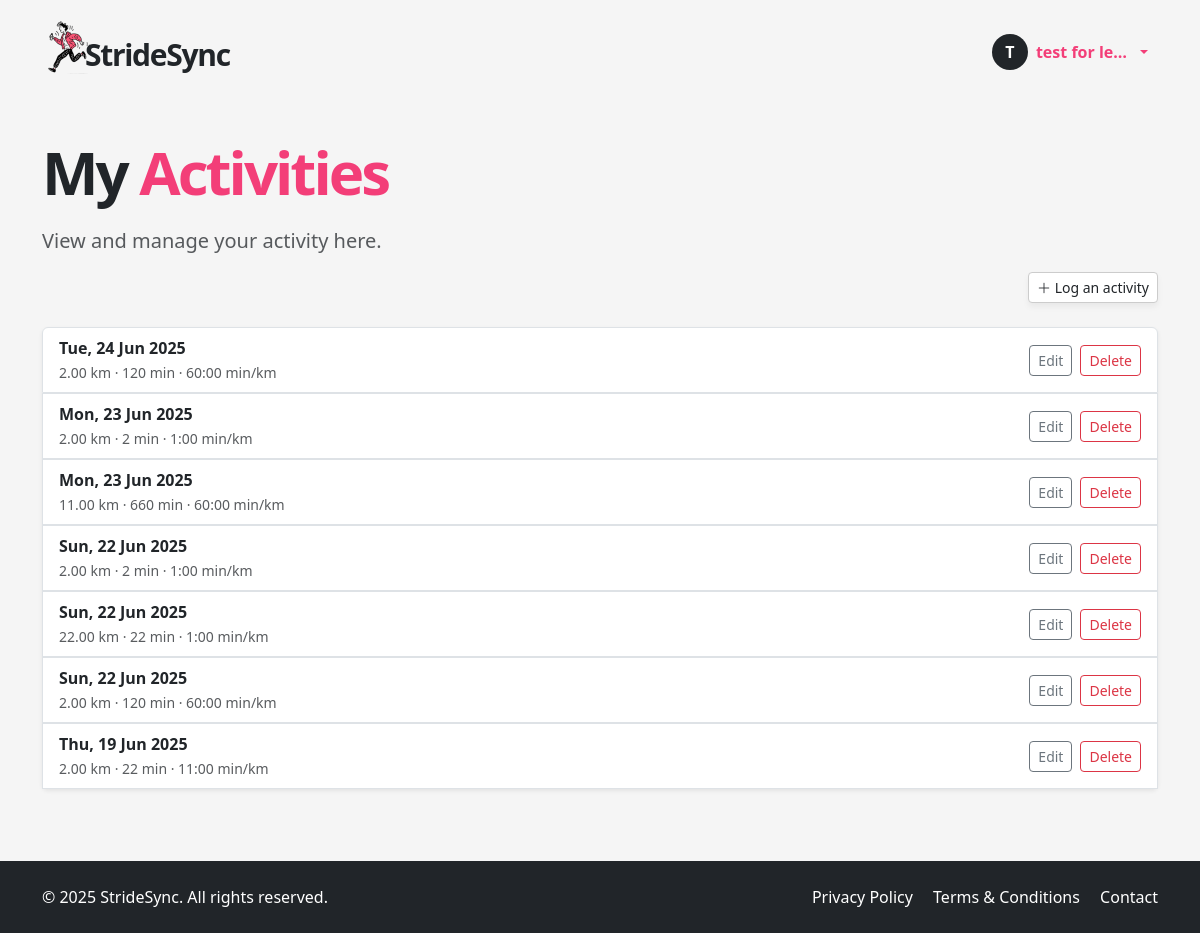
/my-activities (signed in), run on the app's committed database.
### app/models.py (models this page shows, shortened)
class User(UserMixin, db.Model):
    __tablename__ = "users"
    id = sa.Column(sa.Integer, primary_key=True)
    email = sa.Column(sa.String(120), unique=True, nullable=False, index=True)
    password_hash = sa.Column(sa.String(256))
    username = sa.Column(sa.String(64), unique=True, nullable=False, index=True)
    role = sa.Column(sa.Enum(UserRole), default=UserRole.USER, nullable=False)
    is_verified = sa.Column(sa.Boolean, default=False)
    verification_token = sa.Column(sa.String(128), nullable=False, default=lambda: secrets.token_urlsafe(32))
    unit_preference = Column(String(2), default='km')  # 'km' or 'mi'
    notify_group_activity = Column(Boolean, default=True)
    is_public_profile = Column(Boolean, default=False)
    reset_token = db.Column(db.String, nullable=True)
    reset_token_expiry = db.Column(db.DateTime, nullable=True)
    runs = so.relationship("Run", back_populates="user", cascade="all, delete-orphan")
    groups = so.relationship("Group", secondary=user_groups, back_populates="members")
    admin_of_groups = so.relationship("Group", secondary=group_admins, back_populates="admins")

class Run(db.Model):
    __tablename__ = "runs"
    id = sa.Column(sa.Integer, primary_key=True)
    date = sa.Column(sa.DateTime(timezone=True), index=True)
    distance = sa.Column(Numeric(precision=8, scale=2))  # replaces sa.Integer
    time = sa.Column(sa.Integer)      # seconds (duration)
    pace = sa.Column(sa.Integer)      # seconds per km
    user_id = sa.Column(sa.Integer, sa.ForeignKey("users.id"), index=True)
    user = so.relationship("User", back_populates="runs")
    groups = so.relationship("Group", secondary=run_groups, back_populates="runs")

### app/routes.py (the view)
@app.route('/my-activities')
@login_required
def my_activities():
    runs = db.session.scalars(
        sa.select(Run).where(Run.user_id == current_user.id).order_by(Run.date.desc())
    ).all()
    form = LogActivityForm()
    form.groups.choices = [(g.id, g.name) for g in current_user.groups]
    edit_form = EditRunForm()
    edit_form.groups.choices = [(g.id, g.name) for g in current_user.groups]
    delete_form = DeleteRunForm()
    return render_template(
        "my_activities.html",
        runs=runs,
        form=form,
        edit_form=edit_form,
        delete_form=delete_form,
        user=current_user
    )

### app/models.py (called while the page is built)
@login.user_loader
def load_user(id):
    return db.session.get(User, int(id))

### app/templates/my_activities.html (shortened to what this page needs)
{% extends "base.html" %}
{% block content %}
<section class="py-5">
  <div class="container">
    <h1 class="display-4 fw-bold mb-4 hero-title">My <span>Activities</span></h1>
    <p class="lead text-muted ">View and manage your activity here.</p>
    <div class="mb-4 justify-content-end d-flex">
      <a href="#" class="btn btn-soft btn-sm" data-bs-toggle="modal" data-bs-target="#logActivityModal">
          <i class="bi bi-plus-lg"></i> Log an activity
        </a>
    </div>
    {% if runs %}
    <div class="list-group shadow-sm">
      {% for run in runs %}
        <div class="list-group-item d-flex justify-content-between align-items-center">
          <div>
            <strong>{{ run.date.strftime('%a, %d %b %Y') }}</strong><br>
            <small class="text-muted">
              {{ run.distance }} km · {{ run.time // 60 }} min ·
              {{ "%d:%02d" % (run.pace // 60, run.pace % 60) }} min/km
            </small>
          </div>
          <div class="d-flex gap-2">
            <button class="btn btn-sm btn-outline-secondary" data-bs-toggle="modal" data-bs-target="#editRunModal{{ run.id }}">Edit</button>
            <button class="btn btn-sm btn-outline-danger" data-bs-toggle="modal" data-bs-target="#deleteRunModal{{ run.id }}">Delete</button>
          </div>
        </div>
                    {% set selected_group_ids = run.groups | map(attribute='id') | list %}
      {% endfor %}
    </div>
    {% else %}
      <p class="text-muted">No runs logged yet. Start by adding a new one.</p>
    {% endif %}
  </div>
</section>
{% endblock %}

### app/templates/base.html (shortened to what this page needs)
<!DOCTYPE html>
<html lang="en">
<head>
  <link href="https://cdn.jsdelivr.net/npm/bootstrap@5.3.6/dist/css/bootstrap.min.css" rel="stylesheet">
  <link href="https://cdn.jsdelivr.net/npm/bootstrap-icons@1.10.5/font/bootstrap-icons.css" rel="stylesheet">
  <link rel="stylesheet" href="{{ url_for('static', filename='style.css') }}">
</head>
<body>
  <header>
    <nav class="navbar">
      <div class="container d-flex justify-content-between align-items-center py-2">
        <a href="/index" class="text-decoration-none logo-container d-flex align-items-center">
          <img src="{{ url_for('static', filename='img/icon.png') }}" width="50px" style="margin-right: -15px !important;" alt="StrideSync logo">
          <p class="logo mb-0 ms-2">StrideSync</p>
        </a>
        <ul class="navbar-nav flex-row align-items-center mb-0 menubox">
          {% if current_user.is_anonymous %}
            <li class="nav-item">
              <a class="btn btn-dark px-4" href="{{ url_for('login') }}">LOGIN</a>
            </li>
          {% else %}
            <li class="nav-item dropdown">
              <a class="nav-link dropdown-toggle d-flex align-items-center" href="#" id="userDropdown" role="button" data-bs-toggle="dropdown" aria-expanded="false">
                <div class="avatar-circle bg-dark text-white rounded-circle d-flex justify-content-center align-items-center me-2" style="width: 36px; height: 36px; font-weight: bold;">
                  {{ current_user.username[0]|upper }}
                </div>
                <span class="fw-semibold text-truncate d-inline-block username-truncate" title="{{ current_user.username }}">
                  {{ current_user.username }}
                </span>
              </a>
            </li>
          {% endif %}
        </ul>
      </div>
    </nav>
  </header>
  <main>
    {% block content %}{% endblock %}
  </main>
  <footer class="bg-dark text-white py-4">
    <div class="container d-flex flex-column flex-md-row justify-content-between align-items-center">
      <div class="mb-2 mb-md-0">
        &copy; 2025 StrideSync. All rights reserved.
      </div>
      <div>
        <a href="/privacy" class="text-white text-decoration-none me-3">Privacy Policy</a>
        <a href="/terms" class="text-white text-decoration-none me-3">Terms & Conditions</a>
        <a href="/contact" class="text-white text-decoration-none">Contact</a>
      </div>
    </div>
  </footer>
</body>
</html>

### app/static/style.css (style rules this page uses)
html, body { height: 100%; margin: 0; display: flex; flex-direction: column; scroll-behavior: smooth; }
body { background-color: #f5f5f5; }
main { flex: 1; }
a { color: #f33e78; }
.logo { font-size: 30px; font-weight: 700; letter-spacing: -1.3px; margin-top: 15px; }
.logo-container { color: unset; }
.hero-title { font-weight: 900 !important; font-size: 60px; letter-spacing: -3px; line-height: 60px; }
.hero-title span { color: #f33e78; }
.btn-soft, .btn-soft-white { background: white; border: 1px solid #ccc; box-shadow: 0 4px 6px rgba(0,0,0,0.05); }
.nav-link { color: #f33e78 !important; }
.menubox { margin-top: 10px; margin-right: 10px; }
footer { background-color: #333; }
.username-truncate { max-width: 100px; overflow: hidden; text-overflow: ellipsis; white-space: nowrap; vertical-align: middle; }

### data on the page
User: username "T", username "test for le…"
Run: date "Tue, 24 Jun 2025", distance "2.00", time "120", pace "60:00"
Run: date "Mon, 23 Jun 2025", distance "2.00", time "2", pace "1:00"
Run: date "Mon, 23 Jun 2025", distance "11.00", time "660", pace "60:00"
Run: date "Sun, 22 Jun 2025", distance "2.00", time "2", pace "1:00"
Run: date "Sun, 22 Jun 2025", distance "22.00", time "22", pace "1:00"
Run: date "Sun, 22 Jun 2025", distance "2.00", time "120", pace "60:00"
Run: date "Thu, 19 Jun 2025", distance "2.00", time "22", pace "11:00"
